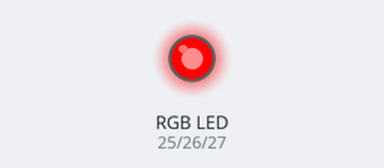
Recording of a sketch running on a simulated ESP32. On the bench: an RGB LED mixed from three pins (HIGH = lit).

Above: at 0.05 s.
At 1.75 s:
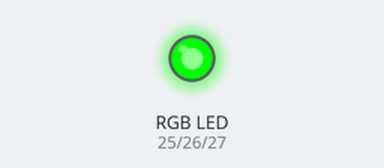
At 2.6 s:
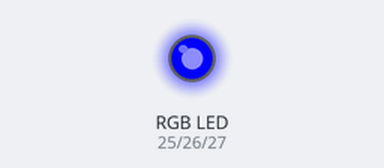
At 3.5 s:
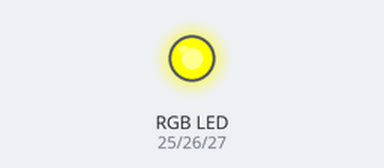
At 5.2 s:
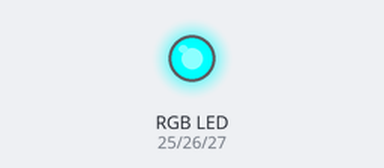
At 6.95 s:
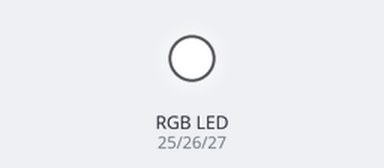
Timing chart, 0 to 10.4 s (numbered marks = the images above):
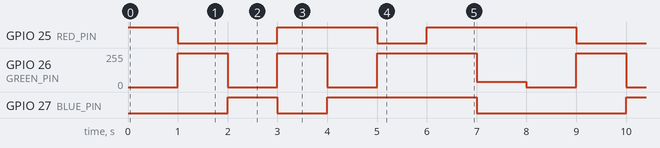

Measured:
- by itself, GPIO 25 (RED_PIN): repeats every 8.0 s: LOW 2.0 s, HIGH 2.0 s, LOW 1.0 s, HIGH 3.0 s
- by itself, GPIO 26 (GREEN_PIN): repeats every 8.0 s: 0/255 1.0 s, 255/255 1.0 s, 0/255 1.0 s, 255/255 2.0 s, 40/255 1.0 s, 0/255 1.0 s, 255/255 1.0 s
- by itself, GPIO 27 (BLUE_PIN): repeats every 8.0 s: LOW 1.0 s, HIGH 3.0 s, LOW 3.0 s, HIGH 1.0 s

The sketch:

rgb_colors.ino
```cpp
// ESP32 From Zero - Episode 6: mix colors with an RGB LED
// RGB LED on the upper breadboard: red leg -> 220 ohm -> GPIO 25, green -> 220 ohm -> GPIO 26,
// blue -> 220 ohm -> GPIO 27, the longest (common) leg -> minus rail (GND).
// What it does: shows 8 colors, one per second: red, green, blue, yellow, magenta, cyan, white, orange.
// If the colors come out inverted (white when it should be off), your LED is common anode:
// move its long leg to 3V3 and set COMMON_ANODE to true.

const int RED_PIN = 25;        // one pin for each of the three tiny LEDs inside
const int GREEN_PIN = 26;
const int BLUE_PIN = 27;
const bool COMMON_ANODE = false;  // false for most kits (long leg to GND)

// Our helper: one line sets any color. r, g, b = how bright red, green and blue are (0..255 each).
void setColor(int r, int g, int b) {
  if (COMMON_ANODE) {          // common anode works the other way round: 255 means off
    r = 255 - r;               // so we flip every value: 0 <-> 255
    g = 255 - g;
    b = 255 - b;
  }
  analogWrite(RED_PIN, r);     // PWM on each color's pin
  analogWrite(GREEN_PIN, g);
  analogWrite(BLUE_PIN, b);
}

void setup() {
  pinMode(RED_PIN, OUTPUT);
  pinMode(GREEN_PIN, OUTPUT);
  pinMode(BLUE_PIN, OUTPUT);
}

void loop() {
  //       red  green blue
  setColor(255,   0,   0); delay(1000);  // red
  setColor(  0, 255,   0); delay(1000);  // green
  setColor(  0,   0, 255); delay(1000);  // blue
  setColor(255, 255,   0); delay(1000);  // red + green = yellow
  setColor(255,   0, 255); delay(1000);  // red + blue = magenta
  setColor(  0, 255, 255); delay(1000);  // green + blue = cyan
  setColor(255, 255, 255); delay(1000);  // all three = white
  setColor(255,  40,   0); delay(1000);  // a little green in red = orange
}
```
